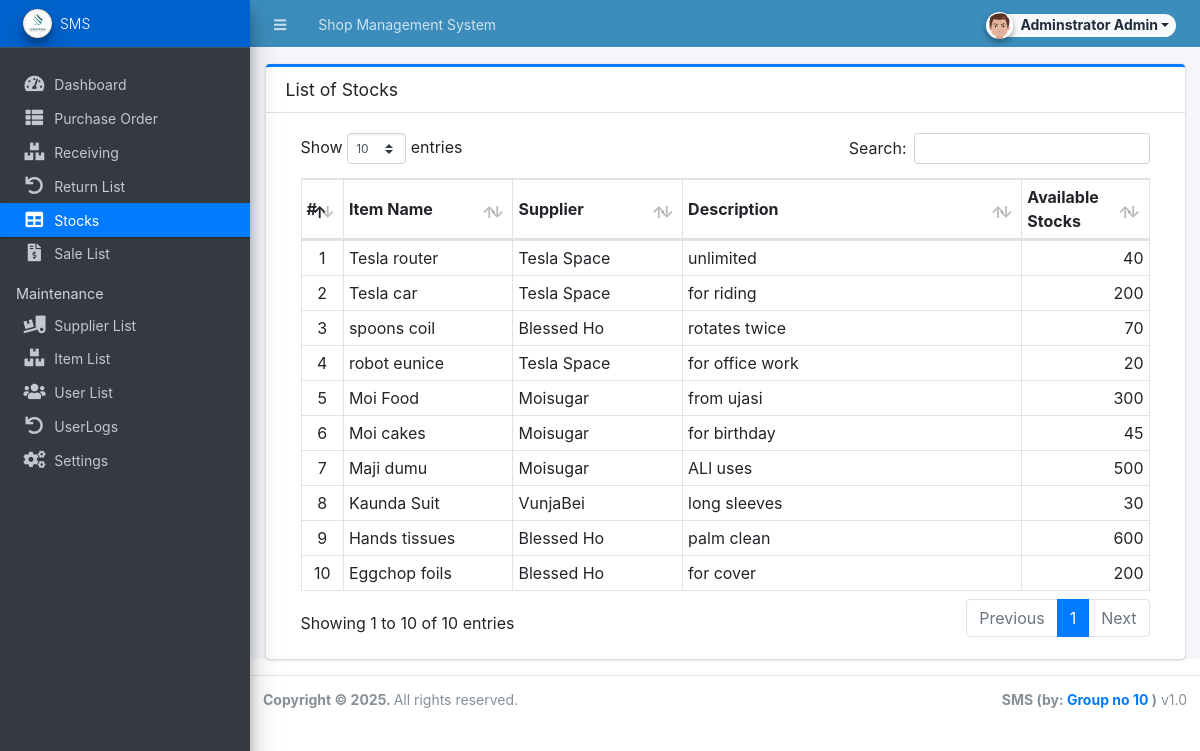
Screenshot of /admin/?page=stocks (signed in) with the database file from the repository.
### tables this page shows
CREATE TABLE `item_list` (
  `id` int(30) NOT NULL,
  `name` text NOT NULL,
  `description` text NOT NULL,
  `supplier_id` int(30) NOT NULL,
  `cost` float NOT NULL DEFAULT 0,
  `status` tinyint(1) NOT NULL DEFAULT 1,
  `date_created` datetime NOT NULL DEFAULT current_timestamp(),
  `date_updated` datetime NOT NULL DEFAULT current_timestamp() ON UPDATE current_timestamp()
);

CREATE TABLE `supplier_list` (
  `id` int(30) NOT NULL,
  `name` text NOT NULL,
  `address` text NOT NULL,
  `cperson` text NOT NULL,
  `contact` text NOT NULL,
  `status` tinyint(1) NOT NULL DEFAULT 1,
  `date_created` datetime NOT NULL DEFAULT current_timestamp(),
  `date_updated` datetime NOT NULL DEFAULT current_timestamp() ON UPDATE current_timestamp()
);

### admin/stocks/index.php (the view, shortened to what this page needs)
<div class="card card-outline card-primary">
	<div class="card-header">
		<h3 class="card-title">List of Stocks</h3>
	</div>
	<div class="card-body">
		<div class="container-fluid">
        <div class="container-fluid">
			<table class="table table-bordered table-stripped">
                    <colgroup>
                        <col width="5%">
                        <col width="20%">
                        <col width="20%">
                        <col width="40%">
                        <col width="15%">
                    </colgroup>
                    <thead>
                        <tr>
                            <th>#</th>
                            <th>Item Name</th>
                            <th>Supplier</th>
                            <th>Description</th>
                            <th>Available Stocks</th>
                        </tr>
                    </thead>
                    <tbody>
                        <?php
                        $i = 1;
                        $qry = $conn->query("SELECT i.*,s.name as supplier FROM `item_list` i inner join supplier_list s on i.supplier_id = s.id order by `name` desc");
                        while($row = $qry->fetch_assoc()):
                            $in = $conn->query("SELECT SUM(quantity) as total FROM stock_list where item_id = '{$row['id']}' and type = 1")->fetch_array()['total'];
                            $out = $conn->query("SELECT SUM(quantity) as total FROM stock_list where item_id = '{$row['id']}' and type = 2")->fetch_array()['total'];
                            $row['available'] = $in - $out;
                        ?>
                            <tr>
                                <td class="text-center"><?php echo $i++; ?></td>
                                <td><?php echo $row['name'] ?></td>
                                <td><?php echo $row['supplier'] ?></td>
                                <td><?php echo $row['description'] ?></td>
                                <td class="text-right"><?php echo number_format($row['available']) ?></td>
                            </tr>
                        <?php endwhile; ?>
                    </tbody>
                </table>
		</div>
		</div>
	</div>
</div>

### rows the page displays
item_list: name "Tesla router", supplier.name "Tesla Space", description "unlimited", available "40"
item_list: name "Tesla car", supplier.name "Tesla Space", description "for riding", available "200"
item_list: name "spoons coil", supplier.name "Blessed Ho", description "rotates twice", available "70"
item_list: name "robot eunice", supplier.name "Tesla Space", description "for office work", available "20"
item_list: name "Moi Food", supplier.name "Moisugar", description "from ujasi", available "300"
item_list: name "Moi cakes", supplier.name "Moisugar", description "for birthday", available "45"
item_list: name "Maji dumu", supplier.name "Moisugar", description "ALl uses", cost "500"
item_list: name "Kaunda Suit", supplier.name "VunjaBei", description "long sleeves", available "30"
item_list: name "Hands tissues", supplier.name "Blessed Ho", description "palm clean", available "600"
item_list: name "Eggchop foils", supplier.name "Blessed Ho", description "for cover", available "200"

### other values shown
$_settings->info('name') "Shop Management System"
$_settings->userdata('firstname').' '.$_settings->userdata('lastname') "Adminstrator Admin"
$_settings->info('short_name') "SMS"
